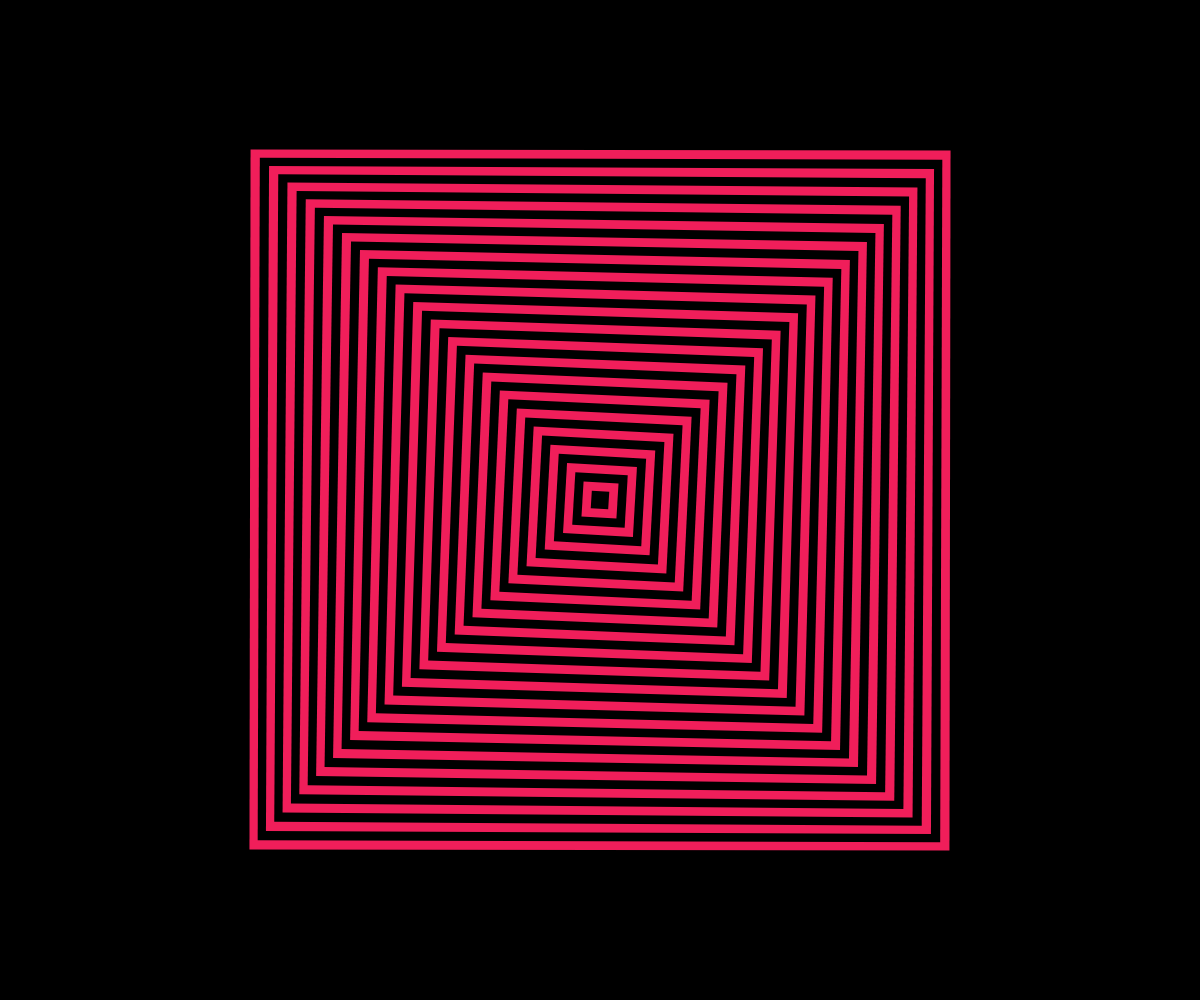
Frame 1 (no input)
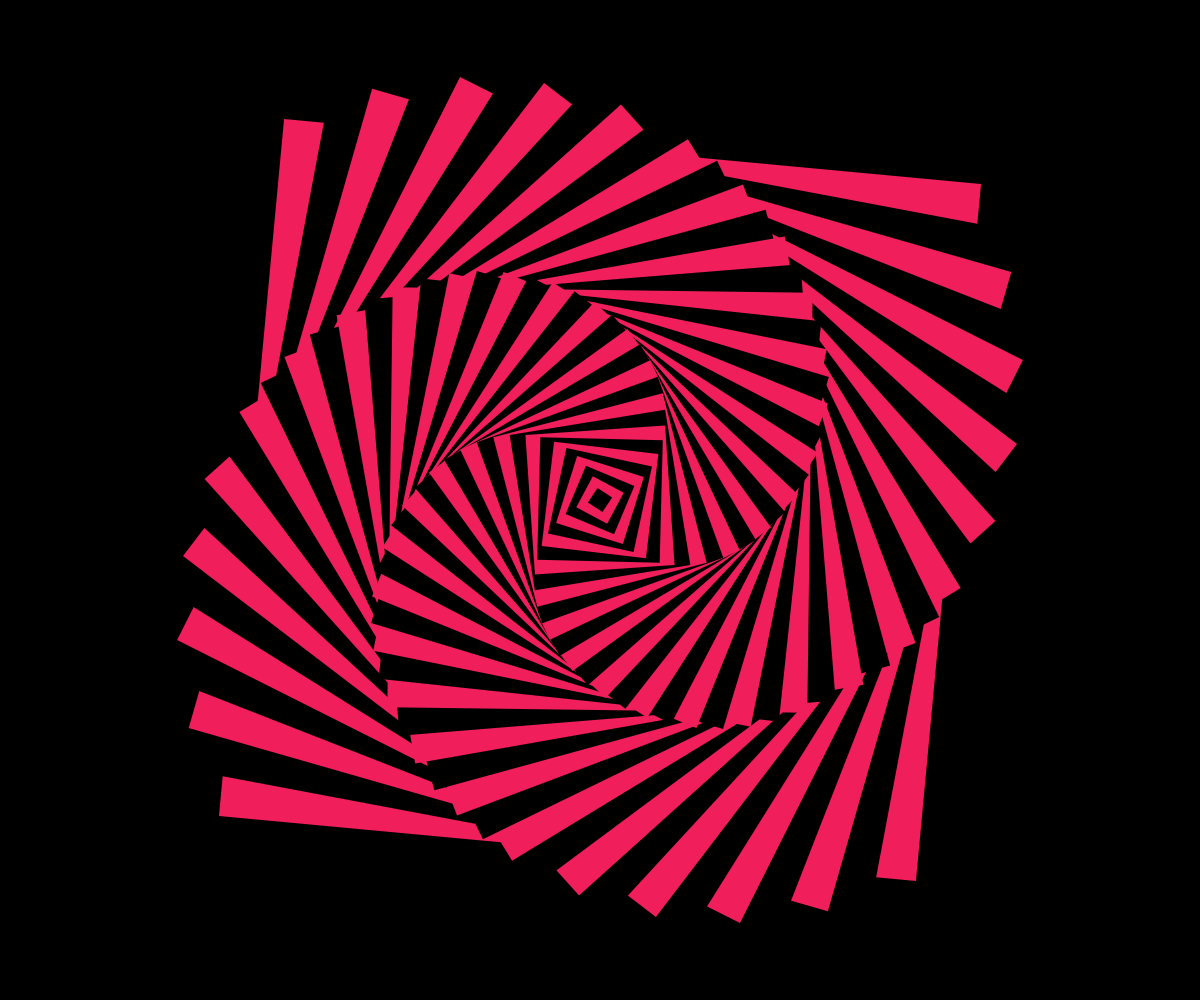
Frame 60 (no input)
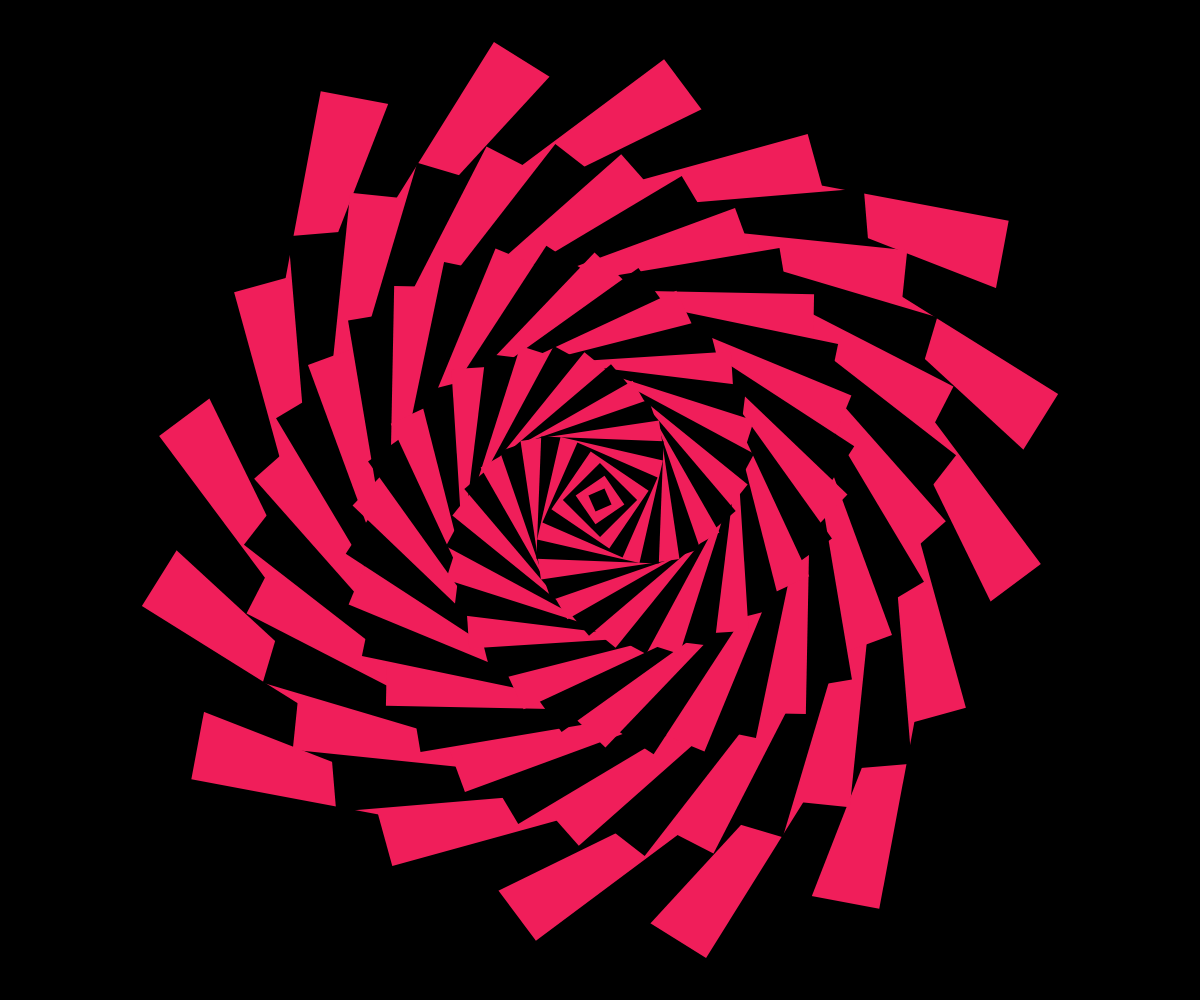
Frame 120 (the mouse pressed at the canvas centre since frame 60)

The p5.js sketch that drew these frames (run headless with seeded random() and noise() and a simulated clock; from frame 60 on, the mouse is pressed at the canvas centre):

// p5.js sketch
// ── sketch.js
let lado;
let espacio;

function setup() {
  fullscreen();
  createCanvas(windowWidth, windowHeight,P2D);
  let calcularancho;
  if(windowWidth >= windowHeight){
    let porcentaje = windowHeight * 0.3 ;
    lado = windowHeight - porcentaje ; 
  }else{
    let porcentaje = windowWidth * 0.3 ;
    lado = windowWidth - porcentaje ;
  }
  espacio = lado/40;
}

function draw() {
  background(0);
  translate(width/2,height/2);
  noStroke();
  for(let i=0;i <= lado/espacio;i++){

    if(i%2 == 0){
      fill(240,30,90);
    }else{
      fill(0);
    }

    rotate(radians(sin(frameCount*1e-3)*89));
    rect(-lado/2+(espacio/2)*i,-lado/2+(espacio/2)*i,lado-espacio*i,lado-espacio*i);
  }
}
